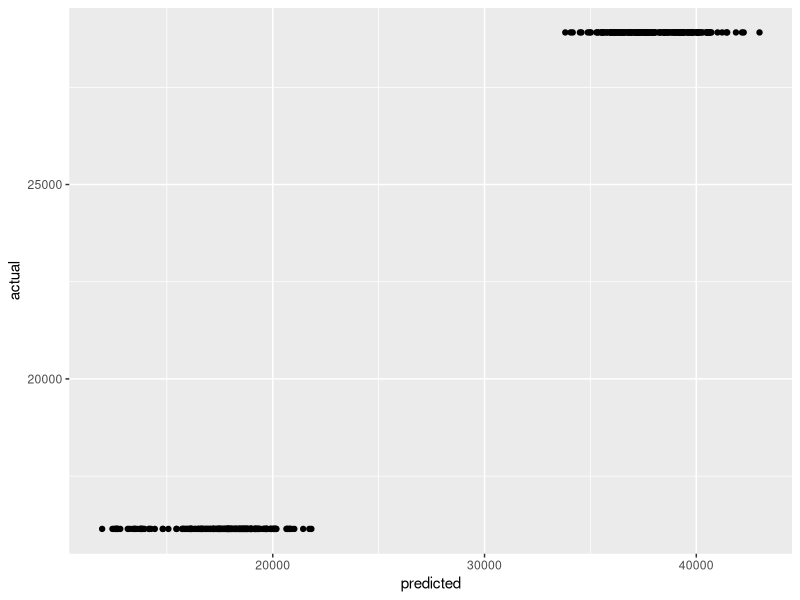
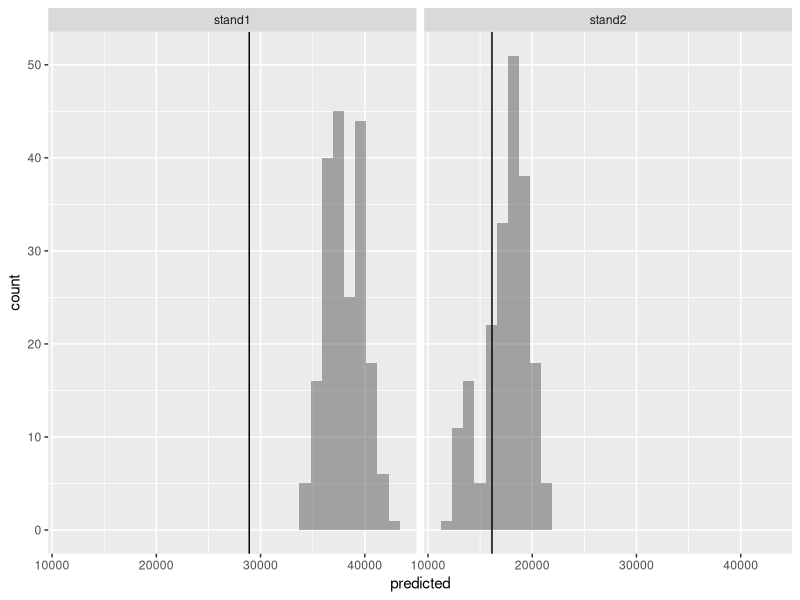

Write R code to recreate these figures, in order.
setwd("~/projects/forestplanner/cost_model_validation")
d <- read.csv("results.csv")
library(ggplot2)

p <- ggplot(d, aes(x=predicted, y=actual)) + geom_point()
ggsave("scatter.pdf", p)

p <- ggplot(d, aes(x=predicted)) + geom_histogram(alpha=0.5) + geom_vline(data=d, aes(xintercept=actual)) + facet_grid(~name) 
ggsave("histograms.pdf", p)
